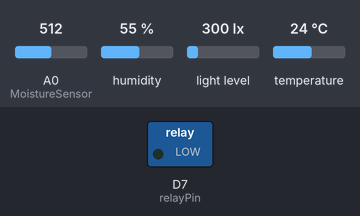
Bench run of a sketch on a simulated ESP8266 (NodeMCU). Shown: switched loads named in the sketch (green lamp = pin HIGH). The test bench sets the inputs (shaded band); at power-on: A0 (MoistureSensor) = 512, humidity 55 %, light level 300 lx, temperature 24 °C. WiFi joins after 1.5 s; servers stay silent unless stated; the Firebase database answers and starts empty; what the sketch prints to the serial monitor is not drawn.

Above: at 2.1 s.
At 3.0 s:
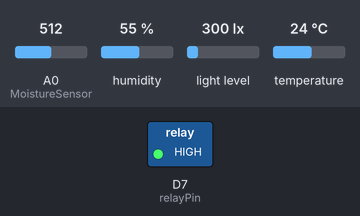
Timing chart, 0 to 4.5 s (numbered marks = the images above):
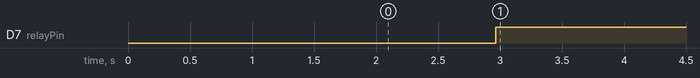

Measured:
- by itself, D7 (relayPin): LOW → HIGH at 3.0 s

The sketch:

IotGarden.ino
```cpp
#include "DHT.h"
#include <Wire.h>
#include <Adafruit_Sensor.h>
#include <Adafruit_TSL2561_U.h>

#if defined(ESP32)
#include <WiFi.h>
#include <FirebaseESP32.h>
#elif defined(ESP8266)
#include <ESP8266WiFi.h>
#include <FirebaseESP8266.h>
#endif

//Provide the token generation process info.
#include <addons/TokenHelper.h>

//Provide the RTDB payload printing info and other helper functions.
#include <addons/RTDBHelper.h>

/* 1. Define the WiFi credentials */
#define WIFI_SSID "*******"
#define WIFI_PASSWORD "******"

//For the following credentials, see examples/Authentications/SignInAsUser/EmailPassword/EmailPassword.ino

/* 2. Define the API Key */
#define API_KEY "*******************************"

/* 3. Define the RTDB URL */
#define DATABASE_URL "************************************" //<databaseName>.firebaseio.com or <databaseName>.<region>.firebasedatabase.app

/* Sensor pin definitions */
#define MoistureSensor A0
#define relayPin D7

DHT dht = DHT(D4, DHT11); // DHT(uint8_t pin, uint8_t type);

//Define Firebase Data object
FirebaseData fbdo;

FirebaseAuth auth;
FirebaseConfig config;

Adafruit_TSL2561_Unified tsl = Adafruit_TSL2561_Unified(TSL2561_ADDR_FLOAT, 12345);

bool pump_activate = false;

/**************************************************************************/
/*
    Displays some basic information on this sensor from the unified
    sensor API sensor_t type (see Adafruit_Sensor for more information)
*/
/**************************************************************************/
void displaySensorDetails(void)
{
  sensor_t sensor;
  tsl.getSensor(&sensor);
  Serial.println("------------------------------------");
  Serial.print  ("Sensor:       "); Serial.println(sensor.name);
  Serial.print  ("Driver Ver:   "); Serial.println(sensor.version);
  Serial.print  ("Unique ID:    "); Serial.println(sensor.sensor_id);
  Serial.print  ("Max Value:    "); Serial.print(sensor.max_value); Serial.println(" lux");
  Serial.print  ("Min Value:    "); Serial.print(sensor.min_value); Serial.println(" lux");
  Serial.print  ("Resolution:   "); Serial.print(sensor.resolution); Serial.println(" lux");
  Serial.println("------------------------------------");
  Serial.println("");
  delay(500);
}

/**************************************************************************/
/*
    Configures the gain and integration time for the TSL2561
*/
/**************************************************************************/
void configureSensor(void)
{
  /* You can also manually set the gain or enable auto-gain support */
  // tsl.setGain(TSL2561_GAIN_1X);      /* No gain ... use in bright light to avoid sensor saturation */
  // tsl.setGain(TSL2561_GAIN_16X);     /* 16x gain ... use in low light to boost sensitivity */
  tsl.enableAutoRange(true);            /* Auto-gain ... switches automatically between 1x and 16x */

  /* Changing the integration time gives you better sensor resolution (402ms = 16-bit data) */
  tsl.setIntegrationTime(TSL2561_INTEGRATIONTIME_13MS);      /* fast but low resolution */
  // tsl.setIntegrationTime(TSL2561_INTEGRATIONTIME_101MS);  /* medium resolution and speed   */
  // tsl.setIntegrationTime(TSL2561_INTEGRATIONTIME_402MS);  /* 16-bit data but slowest conversions */

  /* Update these values depending on what you've set above! */
  Serial.println("------------------------------------");
  Serial.print  ("Gain:         "); Serial.println("Auto");
  Serial.print  ("Timing:       "); Serial.println("13 ms");
  Serial.println("------------------------------------");
}

void setup() {
  Serial.begin(115200);


  WiFi.begin(WIFI_SSID, WIFI_PASSWORD);
  Serial.print("Connecting to Wi-Fi");
  while (WiFi.status() != WL_CONNECTED)
  {
    Serial.print(".");
    delay(300);
  }
  Serial.println();
  Serial.print("Connected with IP: ");
  Serial.println(WiFi.localIP());
  Serial.println();

  Serial.printf("Firebase Client v%s\n\n", FIREBASE_CLIENT_VERSION);

  /* Assign the api key (required) */
  config.api_key = API_KEY;

  /* Assign the RTDB URL (required) */
  config.database_url = DATABASE_URL;


Firebase.reconnectWiFi(true);


/* Sign up */
    if (Firebase.signUp(&config, &auth, "", ""))
    {
        Serial.println("ok");
    }
    else
        Serial.printf("%s\n", config.signer.signupError.message.c_str());


  /* Assign the callback function for the long running token generation task */
  config.token_status_callback = tokenStatusCallback; //see addons/TokenHelper.h

  Firebase.begin(&config, &auth);

  Firebase.setDoubleDigits(5);

  Serial.println("Light Sensor Test"); Serial.println("");

  /* Initialise the sensor */
  //use tsl.begin() to default to Wire,
  //tsl.begin(&Wire2) directs api to use Wire2, etc.
  if(!tsl.begin())
  {
    /* There was a problem detecting the TSL2561 ... check your connections */
    Serial.print("Ooops, no TSL2561 detected ... Check your wiring or I2C ADDR!");
    while(1);
  }

  /* Display some basic information on this sensor */
  displaySensorDetails();

  /* Setup the sensor gain and integration time */
  configureSensor();

  pinMode(D4, INPUT);
  dht.begin();

  pinMode(relayPin, OUTPUT);

  /* We're ready to go! */
  Serial.println("GOOD TO GO!");
}

void loop() {
  /* Get a new light sensor event */
  sensors_event_t event;
  tsl.getEvent(&event);

  float humidity;
  float temperature;
  float moisture;
  float ideal_moisture;

  /* Read from sensors */
  humidity = dht.readHumidity();
  temperature = dht.readTemperature();
  moisture = analogRead(MoistureSensor);

  moisture = moisture / 9.0; /* Converts moisture values to percentage by dividing value by 900(max range of sensor)*/

  Serial.printf("\t");
  Serial.printf("Humidity: %.1f", humidity);
  Serial.printf("\t");
  Serial.printf("Temperature: %.1f", temperature);
  Serial.printf("\t");
  Serial.printf("Soil moisture: %.3f", moisture);
  Serial.printf("\t");


  if (event.light)
  {
    Serial.print(event.light); Serial.println(" lux");
    Serial.printf("\n");
    Firebase.setFloat(fbdo, "/luminosity", event.light);
  }
  else
  {
    /* If event.light = 0 lux the sensor is probably saturated
       and no reliable data could be generated! */
    Serial.println("Sensor overload");
    Serial.printf("\n");
  }

  /* Send data to Firabase database */

  Firebase.setFloat(fbdo, "/humidity", humidity);
  Firebase.setFloat(fbdo, "/temperature", temperature);
  Firebase.setFloat(fbdo, "/moisture", moisture);

  Firebase.getFloat(fbdo, "/ideal_moisture", &ideal_moisture);

  /* Water pump control */

  Firebase.getBool(fbdo, "/pump", &pump_activate);

  if(moisture < ideal_moisture || pump_activate == true){
    digitalWrite(relayPin, LOW); // turn relay on
    Firebase.setBool(fbdo, "/pump", false);
  }
  else{
    digitalWrite(relayPin, HIGH); // turn relay off
  }

  delay(10000);

}
```
